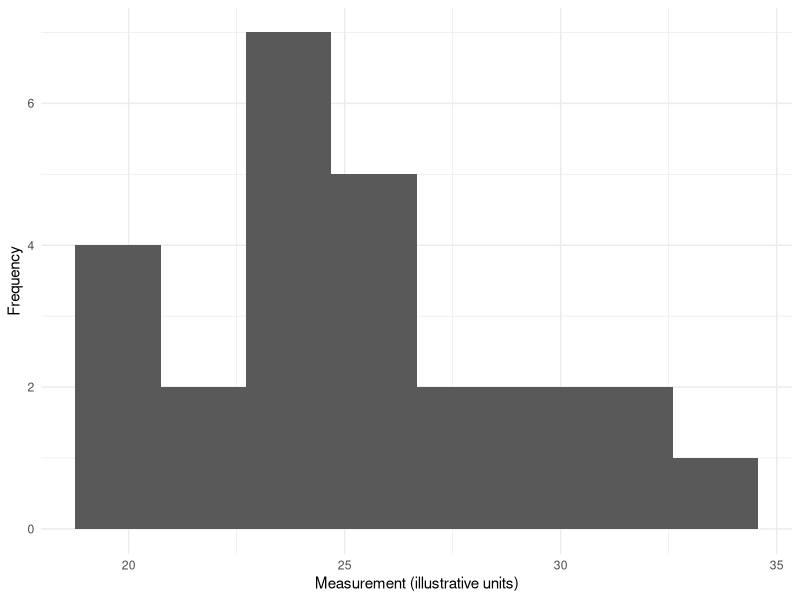
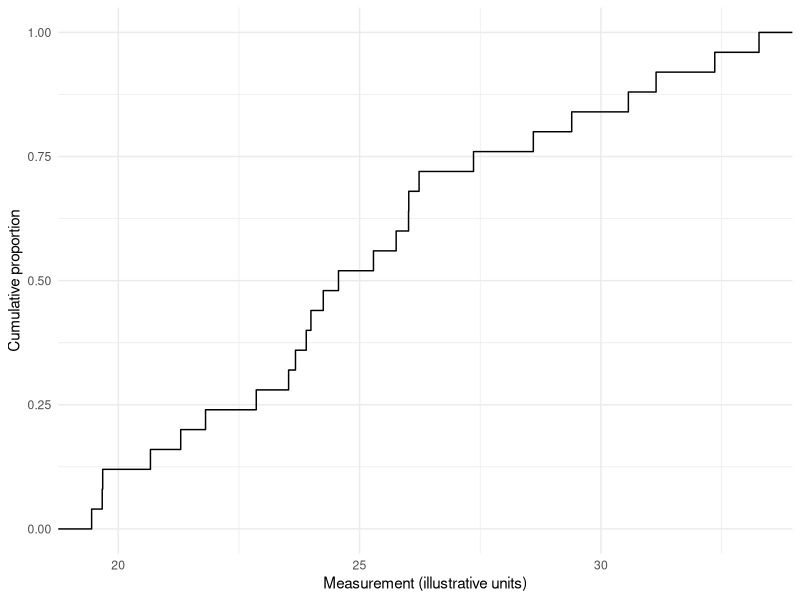
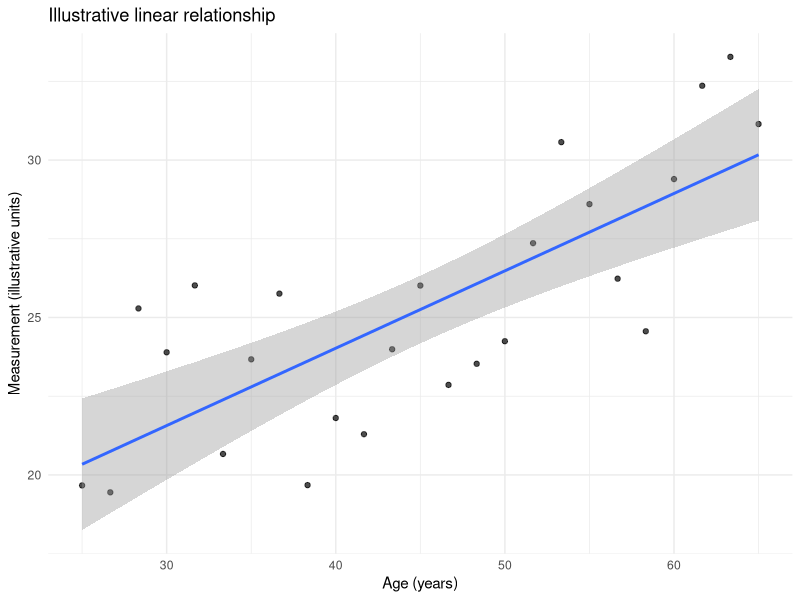
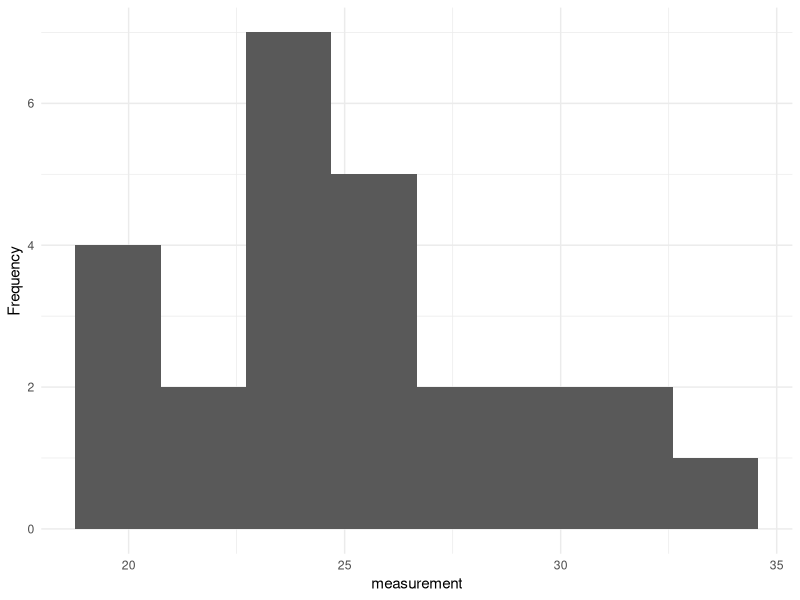
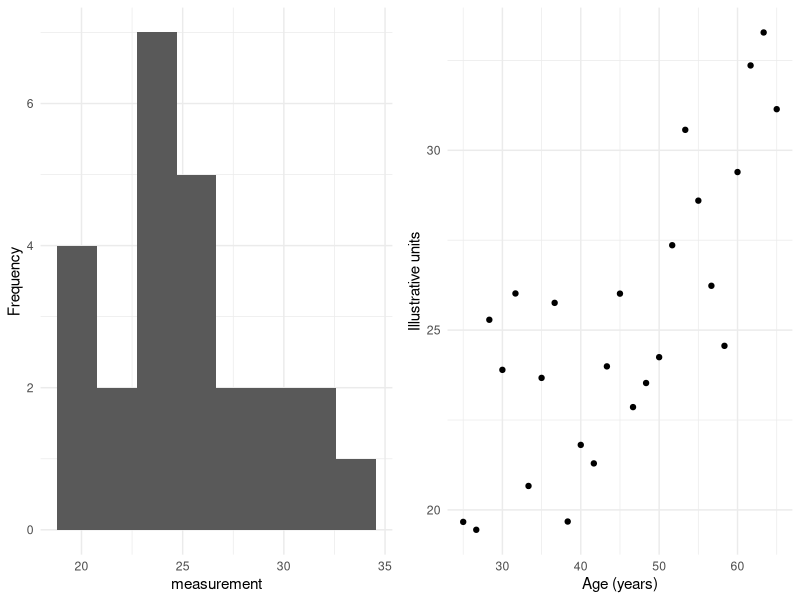

Reproduce these figures in R, in order.
## ---- chunk 1
library(dplyr)

measure_df <- data.frame(
  participant_id = c(101L, 102L, 103L),
  measurement = c(5.2, 6.8, NA_real_)
)
profile_df <- data.frame(
  participant_id = c(101L, 102L, 104L),
  age = c(38, 51, 44)
)

stopifnot(!anyDuplicated(measure_df$participant_id))
stopifnot(!anyDuplicated(profile_df$participant_id))

matched_df <- inner_join(measure_df, profile_df, by = "participant_id")
retained_df <- left_join(measure_df, profile_df, by = "participant_id")

nrow(matched_df)
nrow(retained_df)
## ---- chunk 2
survey_df <- data.frame(
  participant_id = 1:5,
  response = c(1, 2, 9, NA, 7)
)

survey_df$response_label <- factor(
  survey_df$response,
  levels = c(1, 2, 7, 9),
  labels = c("Yes", "No", "Refused", "Don't Know")
)

table(survey_df$response_label, useNA = "always")
sum(is.na(survey_df$response_label))
## ---- chunk 3
library(ggplot2)

set.seed(31)
toy_df <- data.frame(
  age = seq(25, 65, length.out = 25),
  measurement = 12 + seq(25, 65, length.out = 25) * 0.3 +
    rnorm(25, sd = 3)
)

ggplot(toy_df, aes(x = measurement)) +
  geom_histogram(bins = 8) +
  labs(x = "Measurement (illustrative units)", y = "Frequency") +
  theme_minimal()

ggplot(toy_df, aes(x = measurement)) +
  stat_ecdf(geom = "step") +
  labs(x = "Measurement (illustrative units)", y = "Cumulative proportion") +
  theme_minimal()
## ---- chunk 4
fit <- lm(measurement ~ age, data = toy_df)
coef(fit)

ggplot(toy_df, aes(x = age, y = measurement)) +
  geom_point(alpha = 0.7) +
  geom_smooth(method = "lm", formula = y ~ x, se = TRUE) +
  labs(
    x = "Age (years)",
    y = "Measurement (illustrative units)",
    title = "Illustrative linear relationship"
  ) +
  theme_minimal()
## ---- chunk 5
plot_distribution <- function(data, variable) {
  stopifnot(is.character(variable), length(variable) == 1L)
  if (!variable %in% names(data)) {
    stop("Missing column: ", variable)
  }
  if (!is.numeric(data[[variable]])) {
    stop("Column must be numeric: ", variable)
  }

  ggplot(data, aes(x = .data[[variable]])) +
    geom_histogram(bins = 8) +
    labs(x = variable, y = "Frequency") +
    theme_minimal()
}

plot_distribution(toy_df, "measurement")
## ---- chunk 6
data_path <- tempfile("practice_tables_")
dir.create(data_path)
write.csv(data.frame(item = c("u", "v"), value = c(4, 8)),
          file.path(data_path, "first.csv"), row.names = FALSE)
write.csv(data.frame(item = c("w", "x"), value = c(6, 9)),
          file.path(data_path, "second.csv"), row.names = FALSE)
file_paths <- list.files(
  data_path,
  pattern = "\\.csv$",
  full.names = TRUE
)
stopifnot(length(file_paths) > 0L)

tables <- lapply(file_paths, read.csv)
names(tables) <- basename(file_paths)
lapply(tables, dim)
stopifnot(length(tables) == 2L, all(vapply(tables, nrow, integer(1)) == 2L))
unlink(data_path, recursive = TRUE)
## ---- chunk 7
p_hist <- plot_distribution(toy_df, "measurement")
p_scatter <- ggplot(toy_df, aes(age, measurement)) +
  geom_point() +
  labs(x = "Age (years)", y = "Illustrative units") +
  theme_minimal()

if (requireNamespace("ggpubr", quietly = TRUE)) {
  ggpubr::ggarrange(p_hist, p_scatter, ncol = 2)
} else {
  print(p_hist)
  print(p_scatter)
}
